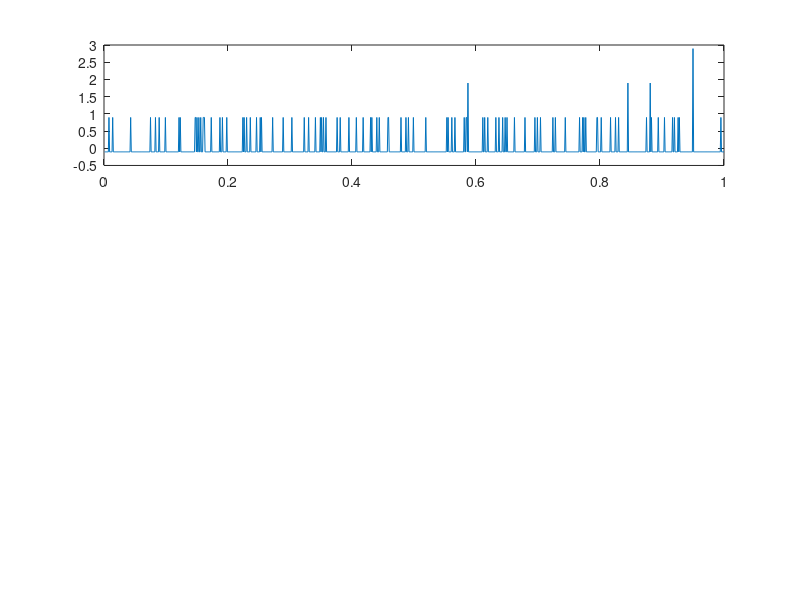

The MATLAB source for this figure: (Note: this script raises an error after producing the figure.)
%%  MA666 - Lab 3 (10):  Spike-field coherence. 
%   In this tutorial we will develop tools to compute the spike-field
%   coherence.  We'll first see how to implement this code ourselves, then
%   we'll interface with the MATLAB software package Chronux. 

%%  Preliminaries.
%   Text preceded by a '%' indicates a 'comment'.  This text should appear
%   green on the screen.  I will use comments to explain what we're doing 
%   and to ask you questions.  Also, comments are useful in your own code
%   to note what you've done (so it makes sense when you return to the code
%   in the future).  It's a good habit to *always* comment your code.  I'll
%   try to set a good example, but won't always . . . 

%%  NOTES - Challenge Problems.
%   You'll find 6 challange problems below.  Your task --- answer
%   at least 3 of them.  Present your results to me in whatever format you think is
%   appropriate.  Your solutions should include figures (with axes labeled
%   and captions) and explanatory text.  Also, please include any
%   MATLAB code you write;  remember to include comments in the
%   code.  The comments should be detailed enough that you could share your
%   code with any of your classmates / colleagues.  Watch out for *Extreme*
%   Challenge problems --- they're tricky.  If you email me your solutions,
%   please send as PDF.

%%  Part 1:  Power spectrum of a spike train.
%   To compute the power spectrum of a spike train, we first need to calculate
%   the Fourier transform of the spike train.  We'll start by considering
%   the case of random (Poisson) spiking, and compute the Fourier transform
%   (FT) both 'by-hand' and using built-in MATLAB routines.  We already can
%   guess what this spectrum should look like, right?

N=1000; dt=0.001; T=N*dt;  %N is the # of pts, dt the time step, and T the total time.
tm = (1:N)*dt;             %Time axis, useful for plotting.

%   To generate Poisson spiking, we'll generate N Poisson random numbers
%   from a distribution with rate lambda.  We'll usually keep lambda small,
%   because the probability of a spike in any time bin is small.

lambda0 = 0.1;               %Spikes/bin = spikes/ms, in this case. 
dn = poissrnd(lambda0,1,N);  %# spikes in each bin.

%   Subtract the mean rate from the spike train.
dn = dn - mean(dn);

%   And let's plot it.
subplot(3,1,1)
plot(tm, dn)

%   Before we compute the spectrum, let's first compute the auto-covariance
%   of the spike train.  You'll need to download from the course website,
%
%   my_cc_circ_shift
%
%   Can you guess what the auto-covariance will look like?
[acf, lag] = my_cc_circ_shift(dn,dn);       %Compute AC with circular-shifts.
acf = acf(N/2:end-N/2);                     %Only keep the middle half of AC.
lag = lag(N/2:end-N/2);                     %... and of the lags.

%   Let's also plot the AC.  Does it make sense?
subplot(3,1,2)
plot(lag, acf)

%   Finally, we'll compute the FT of the spike train.  We'll first do so
%   by-hand.  To start, define the frequency axis.
fj = (-N/2:N/2-1)/N/dt;

%   We can also define a taper - here we use the 'default' taper.
h = ones(1,N);

%   Then compute the FT 'by-hand'.
X0 = zeros(1,length(fj));                           %An empty vec to hold results.
for j=1:length(fj)                                  %For each freq,
    X0(j) = sum(h .* dn .* exp(-2*pi*1i*fj(j)*tm)); %... data * taper * sinusoids.
end

%   The power spectrum is the FT multiplied by its complex conjugate, and
%   scaled.  Let's plot the results.  In addition, we'll also plot the
%   average rate (lambda) of the Poisson process.
subplot(3,1,3)
S = dt^2/T*(X0.*conj(X0));
plot(fj,S)
hold on
plot(fj,dt*lambda0*ones(length(fj),1), 'r')
hold off

%   Above we computed the FT by-hand.  We don't need to do this.  Instead,
%   we can compute the power spectrum using built-in MATLAB routines.  Do
%   so, and plot the results, in the next few lines.
pow = dt^2/T*(abs(fft(dn)).^2);
hold on
plot(fj, fftshift(pow), 'og')
hold off

%%  Part 2:  Power spectrum for multiple trials of Poisson spiking data.
%   Above, we computed the power spectrum of a single spike train.  It's
%   often the case that multiple instances of a spike train will be
%   observed (over multiple trials, say).  Let's consider multi-trial
%   observations of a spike train, and compute the average spectrum over
%   the trails.

%   First, define the number of trials, the length of each trial, the time
%   step, and the total time of each trial.
K=10; N = 1000; dt = 0.001; T=N*dt;

%   Then define the frequencies for the power spectrum.
df = 1/T;
faxis = (-N/2:N/2-1)*df;

%   We'll again consider Poission spikes with fixed rate lambda.
lambda0 = 0.1;

%   ... and generate multiple trials.  For each trial, generate the Poisson
%   spike data, compute the power spectrum, and compute the AC.  Save the
%   results of these last two computations for each trial.
S = zeros(K,length(faxis));
acf = zeros(K, N);
for k=1:K

    dn = poissrnd(lambda0,1,N);
    dn = dn - mean(dn);

    X0 = fft(dn);
    S0 = dt^2/T*(abs(fft(dn)).^2);
    
    S(k,:) = S0;

    [acf0, lag] = my_cc_circ_shift(dn,dn);
    acf(k,:) = acf0(N/2:end-N/2);
end
lag = lag(N/2:end-N/2);

%   Finally, plot the results of the AC and the power spectrum, both
%   averaged over all K trials.

subplot(2,1,1)
plot(lag, mean(acf,1)); xlabel('Lags [ms]'); ylabel('AC')

subplot(2,1,2)
S = mean(S,1);
plot(faxis,S)
hold on
plot(faxis,lambda0*dt*ones(length(faxis),1), 'r')
hold off
ylim([0 0.001]); xlabel('Freq [Hz]'); ylabel('Power')

%%  Part 3:  Power spectrum for multiple trials of refractory spiking data.
%   So far, we only considered examples of Poisson random data.  We did so
%   because we knew what power spectrum to expect (a constant one).  Let's
%   now consider a second example of spike train data:  spiking with a
%   refractory period.  We discussed in lecture what the spectrum should
%   be.  Let's see if that expectation holds.

%   The code below is the same as the code in Part 2.  What's changed is
%   the data we'll analyze.

%  Initial set up.
K=50; N=1000; dt=0.001; T=N*dt;

%  Define the frequencies.
df = 1/T;
faxis = (-N/2:N/2-1)*df;

%  Define quantities that change over trials.
lambda0=zeros(K,1);
S = zeros(K,length(faxis));
acf = zeros(K, N);
for k=1:K

    %Generate Poisson spiking with a refractory period.  This part is a bit
    %tricky.  In the above example, we fixed lambda - the probability of a 
    %spike.  Here, we allow lambda to vary in time.  Specifically, after a
    %spike occurs, we make the probability of a spike in the next 5 steps
    %very small;  this acts as the refractory period.
    c0=0.1;  c1=0.1;  b0=0.00;  b1=-0.5;
    dn = zeros(1,N);
    lambda = zeros(1,N);
    for t=6:N
        lambda(t) = c0 + c1*exp(b0 + b1*dn(t-1)+b1*dn(t-2)+b1*dn(t-3)+b1*dn(t-4)+b1*dn(t-5));
        dn(t) = poissrnd(lambda(t)); 
    end
    lambda0 = lambda0 + mean(lambda)/K;
    
    %The rest of the code is the same as Part 2.
    
    dn = dn - mean(dn);
    
    X0 = fft(dn);
    S0 = dt^2/T*(abs(fft(dn)).^2);
    
    S(k,:) = S0;

    [acf0, lag] = my_cc_circ_shift(dn,dn);
    acf(k,:) = acf0(N/2:end-N/2);
end
lag = lag(N/2:end-N/2);

%  And plot the results.  Are the AC and the power spectrum as you expect?
subplot(2,1,1)
plot(lag, mean(acf,1));

subplot(2,1,2)
S = mean(S,1);
plot(faxis,fftshift(S))
hold on
plot(faxis,mean(lambda0)*dt*ones(length(faxis),1), 'r')
hold off
ylim([0 0.0003])

%%  Part 4:  Spike-spike coherence. 
%   We've now computed the FT of spike trains, and used the FT to compute
%   the power spectrum.  We can also use the FT to compute the coherence
%   between two spike trains.  Remember that coherence detects a constant
%   phase relationship between two siganls over trials at some frequency.
%   The multi-trial structure is critical (just as it was for the field
%   data we considered earlier in the course).
%
%   We'll start by considering two sets of Poisson spike trains.  We
%   already have an expectation for the coherence (right?).  Let's now
%   compute it.

%   Set the simulation parameters, using multiple trials.
K=20; N = 1000; dt = 0.001; T=N*dt;
tm = (1:N)*dt;

%   Define the frequencies.
df = 1/T;
faxis = (-N/2:N/2-1)*df;

%   We'll consider random spikes with rate lambda0.
lambda0 = 0.05;

%   Define output variables for the spectra of the two signals.
X1 = zeros(K,length(faxis));
X2 = zeros(K,length(faxis));
for k=1:K

    %Generate the random data.
    dn1 = poissrnd(lambda0,1,N);
    dn2 = poissrnd(lambda0,1,N);

    %Compute mean rate of each.
    lambda1 = mean(dn1);
    lambda2 = mean(dn2);

    %Subtract the mean rates.
    dn1 = dn1-mean(dn1);
    dn2 = dn2-mean(dn2);
    
    %Compute the FTs.
    X01 = fft(dn1);
    X02 = fft(dn2);
    
    %Save the results.
    X1(k,:) = X01;
    X2(k,:) = X02;
end

%   Now, compute the power spectra and cross spectrum.
S11 = zeros(1,length(faxis));
S12 = zeros(1,length(faxis));
S22 = zeros(1,length(faxis));
for k=1:K
    S11 = S11 + dt^2/T*(X1(k,:).*conj(X1(k,:)))/K;
    S12 = S12 + dt^2/T*(X1(k,:).*conj(X2(k,:)))/K;
    S22 = S22 + dt^2/T*(X2(k,:).*conj(X2(k,:)))/K;
end

%   And then the coherence.
cohr = S12.*conj(S12) ./S11 ./S22;

%   Let's plot everything to have a look.
subplot(3,1,1)
plot(tm, dn1)

subplot(3,1,2)
plot(tm, dn2)

subplot(3,1,3)
plot(faxis,fftshift(cohr))
ylim([0 1])

%   Are the results what you expected?

%%  Part 5:  Spike-field coherence.
%   In the previous section we considered the coherence between two spike
%   trains.  Now let's consider the coherence between a spike train, and a
%   field (for example, an LFP).  We still require a multi-trial structure.
%   The code that follows is very similar to the code in Part 4;  the
%   primary change is to replace one of the spike trains with a field.

%   Set the simulation parameters, using multiple trials.
K=100; N = 1000; dt = 0.001; T=N*dt;
tm = (1:N)*dt;

%   Define the frequencies.
df = 1/T;
faxis = (-N/2:N/2-1)*df;

%   We'll include random spikes with rate lambda0.
lambda0 = 0.01;

%   We'll also generate an LFP with frequency f1 Hz.
f1 = 10;

%   Define output variables for the spectra of the two signals.
X1 = zeros(K,length(faxis));
X2 = zeros(K,length(faxis));
for k=1:K

    %Define the LFP signal as a sinusoid + noise.
    s  = sin(2.0*pi*tm * f1 + 1*pi*randn)+0.1*randn(1,N);
    
    %The spikes occur at random times.
    dn = poissrnd(lambda0,1,N);

    %Subtract the mean rates.
    dn = dn-mean(dn);
    
    %Compute the FTs.
    X01 = fft(dn);
    X02 = fft(s);
    
    %Save the results.
    X1(k,:) = X01;
    X2(k,:) = X02;
end

%   Now, compute the power spectra and cross spectrum.
S11 = zeros(1,length(faxis));
S12 = zeros(1,length(faxis));
S22 = zeros(1,length(faxis));
for k=1:K
    S11 = S11 + dt^2/T*(X1(k,:).*conj(X1(k,:)))/K;
    S12 = S12 + dt^2/T*(X1(k,:).*conj(X2(k,:)))/K;
    S22 = S22 + dt^2/T*(X2(k,:).*conj(X2(k,:)))/K;
end

%   And then the coherence.
cohr = S12.*conj(S12) ./S11 ./S22;

%   Let's plot everything to have a look.
subplot(3,1,1)
plot(tm, dn)

subplot(3,1,2)
plot(tm, s);

subplot(3,1,3)

plot(faxis,fftshift(cohr))
ylim([0 1]);  xlim([-50 50])

%   Are the results what you expected?

%%  Part 6:  Multi-taper method and single trial coherence.
%   We'll discuss today in lab how we can compute the coherence for a single
%   trial of data.  The 'trick' is to use the multi-taper method, in which
%   each taper is treated as a trial.  We'll implement an example of the
%   multi-taper coherence here.  I'll recommend, if you pursue this on your
%   own, use the software Chronux (see next part of lab).

%   Set the simulation parameters, and notice only a single trial.
N = 1000; dt = 0.001; T=N*dt;

%Random.
lambda = 0.1;
dn1 = poissrnd(lambda,1,N);
dn2 = poissrnd(lambda,1,N);

dn1 = dn1-mean(dn1);
dn2 = dn2-mean(dn2);

%   Tapers - we need to make some choices.  The first choice is the time-
%   bandwidth product = TW.  The time (T) is set by the length of our
%   recording (in this case, T=1s).  We now get to choose the half-bandwidth W.
%   What does this mean?  Consider the following expression,
%
%   TW = p
%
%   where we're free to choose p.  We can rearrange this, and solve for W,
%
%   W = p * 1/T = p * df
%
%   where df is the frequency resolution.  So, by choosing TW (or
%   equivalently p) large, we worsen our frequency resolution.  Why would we
%   ever do that?  Because the rule of thumb for choosing the number of
%   tapers is,
%
%   # tapers = 2 TW - 1
%
%   So, the larger TW (or p), the more tapers we'll use, and the more we
%   reduce the variance of the spectrum.  Thus, there's a tradeoff - we give
%   up some frequency resolution to reduce the variance.

%   Here's a standard choice.
TW = 3;
num_tapers = 2*TW-1;

%   In this case, T=1s, so W = 3 * 1Hz = 3Hz.  W is the half-bandwidth, so
%   any spectral peaks smear out by +/- 3Hz.  We concede this bandwidth to
%   gain 5 tapers.

%   With these choices, compute the tapers,
[dps_seq] = dpss(N,TW,num_tapers);

%  Define the frequencies.
df = 1/T;
faxis = (-N/2:N/2-1)*df;

%  Compute the FTs.
X1 = zeros(num_tapers, N);
X2 = zeros(num_tapers, N);
for k=1:num_tapers
    h = dps_seq(:,k)';
    
    X01 = fft(h.*dn1);
    X02 = fft(h.*dn2);

    X1(k,:) = X01;
    X2(k,:) = X02;
end

S11 = zeros(1, N);
S22 = zeros(1, N);
S12 = zeros(1, N);
for k=1:num_tapers
    S11 = S11 + dt^2/T*(X1(k,:).*conj(X1(k,:)))/num_tapers;
    S22 = S22 + dt^2/T*(X2(k,:).*conj(X2(k,:)))/num_tapers;
    S12 = S12 + dt^2/T*(X1(k,:).*conj(X2(k,:)))/num_tapers;
end

cohr = abs(S12) ./ sqrt(S11.*S22);
plot(faxis, fftshift(cohr))
ylim([0 1])

%%  Part 7:  Chronux.
%   Above we used the multi-taper method to compute the coherence between
%   two single trials of spike train data.  There's a nice software package
%   for doing this, which you can download from here,
%
%   http://www.chronux.org
%
%   Once you've installed this software, it's easy to compute the coherence
%   between two spike trains.  Here's an example,

%   Set the simulation parameters, and notice only a single trial.
N = 1000; dt = 0.001; T=N*dt;

%   Random spiking data.
lambda = 0.1;
dn1 = poissrnd(lambda,1,N);
dn2 = poissrnd(lambda,1,N);

%   Set up parameters for Chronux.
params.Fs = 1/dt;       %Set the sampling frequency.
params.tapers = [3 5];  %Set TW and # tapers.

%   Compute the coherence.
[C,phi,S12,S1,S2,f]=coherencypb(dn1',dn2',params);

%   Plot the results.
plot(f,C)
xlabel('Freq [Hz]');  ylabel('Coherence')
ylim([0 1])

%%  CHALLENGES.

%Q (Challnege #1):  Analyze your own data set of spiking neurons, or of
%spiking neurons and fields, using the tools developed in this lab.

%Q (Challenge #2):  In Part 5 we considered spike-field coherence between
%a sinusoidal field and random spike train, and found little spike-field
%coherence, as expected.  In this Challenge, please generate a simulated data
%set with strong spike-field coherence.  You might start with the rhythmic field
%('s') in Part 5, and adjust the spiking to occur at a particular phase of
%the field.  Compute the spike-field coherence, and show that it is near 1
%at some frequency.

%Q (Challnege #3):  Consider the data set 'case_study_1.mat' on the course
%website for this week's lab.  The data consists of three components,
%
%    s = An LFP field.
%    n1 = A spike train from Neuron #1.
%    n2 = A spike train from Neuron #2.
%
%Each component is 100 trials by 1000 indices, and the sampling interval
%between indices (i.e., dt) is 1 ms.  Analyze these data using the tools
%developed in this lab.  Specifically, consider i) The field power
%spectrum, ii) The spike power spectra, iii) The spike-spike coherence, and
%iv) The spike-field coherence.  Does the field have a dominant rhythm?  Do
%the spike trains have a dominant rhythm?  Are the spike trains coherent? Is each
%spike train coherent with the field?

%Q (Challnege #4):  Consider the data set 'case_study_2.mat' on the course
%website for this week's lab.  The data consists of three components,
%
%    s = An LFP field.
%    n1 = A spike train from Neuron #1.
%    n2 = A spike train from Neuron #2.
%
%Each component is 100 trials by 1000 indices, and the sampling interval
%between indices (i.e., dt) is 1ms.  Analyze these data using the tools
%developed in this lab.  Specifically, consider i) The field power
%spectrum, ii) The spike power spectra, iii) The spike-spike coherence, and
%iv) The spike-field coherence.  Does the field have a dominant rhythm?  Do
%the spike trains have a dominant rhythm?  Are the spike trains coherent? Is each
%spike train coherent with the field?

%Q (Challenge #5):  Construct a *single* trial of simulated spike train
%data with strong coherence over a narrow frequency range.  Use the
%multi-taper method to compute the single trial coherence, and confirm your
%simulation behaves as expected.

%Q (Challenge #6):  The multi-taper method also works for single trials of
%*field* data (e.g., for single trials of EEG or LFP traces).  To explore
%this, generate two fields of artificial data.  For example, you might
%consider two fields of noise data (e.g., 'randn') with a single trial
%of each.  Use the multi-taper method to compute the coherence between the
%two fields.  What do you find?  Generate simulated (single-trial) data
%in which you expect both weak coherence (e.g., consider noise data) and
%strong coherence.